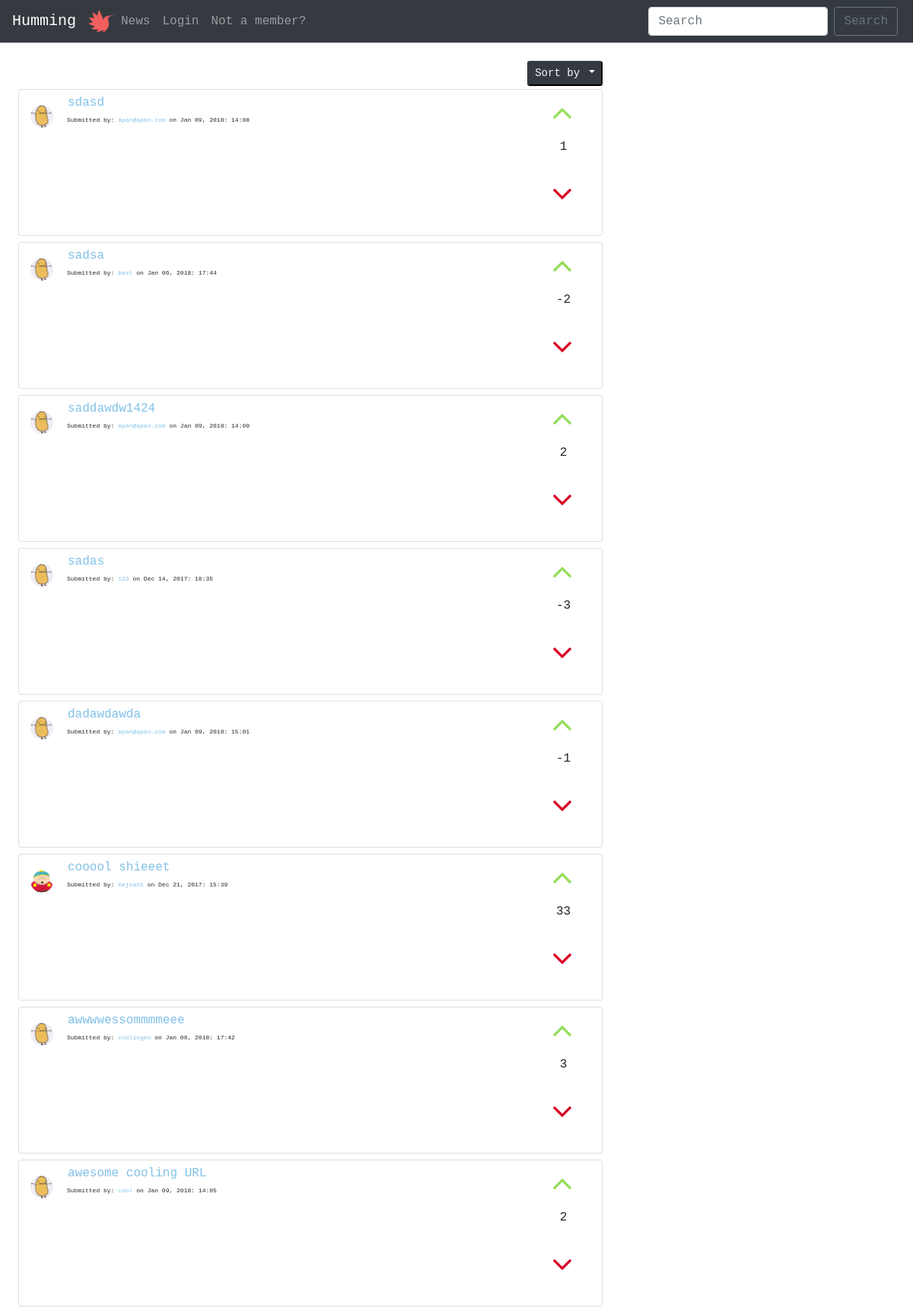
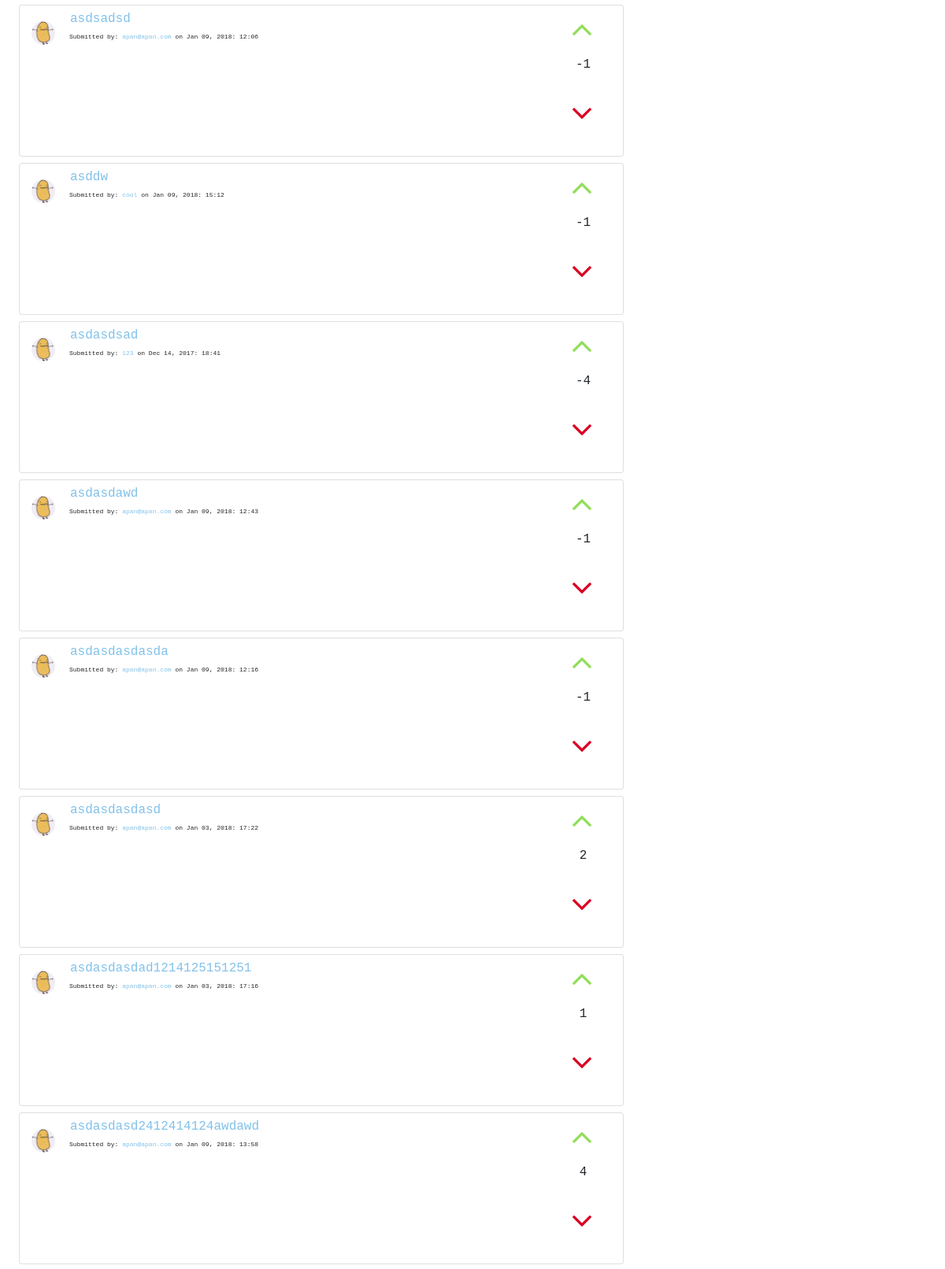
Page /php/sort/alphabetic.php (upper part) on the committed database (2 pictures, top to bottom).
### tables this page shows
CREATE TABLE "posts" (
	`title`	TEXT NOT NULL,
	`description`	TEXT NOT NULL,
	`url`	TEXT,
	`postID`	INTEGER NOT NULL PRIMARY KEY AUTOINCREMENT UNIQUE,
	`postdate`	INTEGER,
	`userID`	INTEGER,
	`voteDir`	INTEGER
);

CREATE TABLE "users" (
	`userID`	INTEGER PRIMARY KEY AUTOINCREMENT,
	`username`	VARCHAR NOT NULL UNIQUE,
	`email`	VARCHAR NOT NULL UNIQUE,
	`password`	VARCHAR NOT NULL,
	`bio`	VARCHAR,
	`picture`	VARCHAR
);

### php/functions.php (called while the page is built, shortened)
<?php
function postsAlphabetic($pdo) {
  $alphabetic =  "SELECT * FROM posts
                  LEFT JOIN users
                  ON posts.userID=users.userID
                  ORDER BY title DESC";
  $statement = $pdo->prepare($alphabetic);
  $statement->execute();
  $resultAlphabetic = $statement->fetchAll(PDO::FETCH_ASSOC);
  return $resultAlphabetic;
}
function voteSum($pdo, $postID) {
  $voteSum =  "SELECT sum(voteDir)
               AS score
               FROM votes
               WHERE postID= :postID";
  $statement = $pdo->prepare($voteSum);
  $statement->bindParam(':postID', $postID, PDO::PARAM_INT);
  $statement->execute();
  $resultvoteSum = $statement->fetch(PDO::FETCH_ASSOC);
  return $resultvoteSum;
}

### php/sort/alphabetic.php (the view, shortened to what this page needs)
<?php require __DIR__.'/../../viewings/header.php'; ?>
<div class="m-4">
  <div class="col-sm-8 p-0">
    <div class="dropdown float-right mb-1 dropdownSize">
      <button class="btn-sm btn-dark text-light dropdown-toggle" type="button" id="dropdownMenu2" data-toggle="dropdown" aria-haspopup="true" aria-expanded="false">
        Sort by
      </button>
    </div>
  </div>
  <?php $alphabetics = postsAlphabetic($pdo) ?>
  <?php foreach($alphabetics as $alphabetic => $value):?>
    <div class="card col-sm-8 mt-2">
      <div class="card-body pl-0 pt-1 pb-1">
        <div class="d-flex flex-column float-right">
          <button class="cursorPointer btn btn-link p-0 upvote mb-1" type="button" name="upvotes" data-dir="1" value="<?php echo $value['postID'] ?>">
            <img class="upvotes" src="/../../images/upvote.png" alt="">
          </button>
          <?php $voteSum = voteSum($pdo, $value['postID'])?>
          <p class="voteSums m-0 p-0 pl-1 text-center" name="voteSums"> <?php echo $voteSum['score'] ?> </p>
          <button class="cursorPointer btn btn-link p-0 m-0 downvote" type="button" name="downvotes" data-dir="-1" value="<?php echo $value['postID'] ?>">
            <img class="downvotes" src="/../../images/downvote.png" alt="">
          </button>
        </div>
          <a href="../php/allProfiles.php?id=<?php echo $value['userID']?>">
          <img class="float-left profilePicSubs mt-3 mr-3 " src=" <?php if(isset($value['picture'])): ?>
          <?php echo "../../profileImages/".$value['picture']; ?>
          <?php else: echo "../../profileImages/potato.jpg"; ?>
          <?php endif; ?>" alt="">
          </a>
        <blockquote class="blockquote mb-0 ml-4 pl-4 ">
          <form action="/commentsform.php" method="GET">
            <button class="btn btn-link m-0 p-0 pb-1 " type="submit" name="id" value="<?php echo $value['postID'] ?>">
              <a class="anchor-color" href="/commentsform.php"><p class="m-0"><?php echo $value['title'];?></p></a>
            </button>
          </form>
          <p class="mb-0 smallfont">
            Submitted by: <a class="anchor-color" href="/php/allProfiles.php?id=<?php echo $value['userID']?>"><?php echo $value['username']?></a> on <?php echo $value['postdate'] ?>
          </p>
        </blockquote>
      </div>
    </div>
  <?php endforeach; ?>
    <?php if (!isset($_SESSION['users'])): ?>
      <label>Want to comment or post a submit?</label><br>
    <?php endif; ?>
  </div>
<?php require __DIR__.'/../../viewings/footer.php'; ?>

### style/main.css (style rules this page uses)
* { font-family: monospace; }
.smallfont { font-size: 8px; }
.profilePicSubs { border-radius: 100px; height: 30px; width: 30px; }
.upvote { height: 55px; width: 35px; }
.downvote { height: 100px; width: 35px; }
.cursorPointer { cursor: pointer; }
.anchor-color { color: #81c1e9; }

### rows in the picture
posts: $value['postID'] 49 (drawn), score "1", title "sdasd", userID.username "apan@apan.com", postdate "Jan 09, 2018: 14:08"
posts: $value['postID'] 41 (drawn), score "-2", title "sadsa", userID.username "bast", postdate "Jan 06, 2018: 17:44"
posts: $value['postID'] 50 (drawn), score "2", title "saddawdw1424", userID.username "apan@apan.com", postdate "Jan 09, 2018: 14:09"
posts: $value['postID'] 4 (drawn), score "-3", title "sadas", userID.username "123", postdate "Dec 14, 2017: 18:35"
posts: $value['postID'] 56 (drawn), score "-1", title "dadawdawda", userID.username "apan@apan.com", postdate "Jan 09, 2018: 15:01"
posts: $value['postID'] 13 (drawn), score "33", userID.picture (picture), title "cooool shieeet", userID.username "hejsan1", postdate "Dec 21, 2017: 15:39"
posts: $value['postID'] 39 (drawn), score "3", title "awwwwessommmmeee", userID.username "coolingen", postdate "Jan 06, 2018: 17:42"
posts: $value['postID'] 48 (drawn), score "2", title "awesome cooling URL", userID.username "cool", postdate "Jan 09, 2018: 14:05"
posts: $value['postID'] 42 (drawn), score "-1", title "asdsadsd", userID.username "apan@apan.com", postdate "Jan 09, 2018: 12:06"
posts: $value['postID'] 57 (drawn), score "-1", title "asddw", userID.username "cool", postdate "Jan 09, 2018: 15:12"
posts: $value['postID'] 6 (drawn), score "-4", title "asdasdsad", userID.username "123", postdate "Dec 14, 2017: 18:41"
posts: $value['postID'] 45 (drawn), score "-1", title "asdasdawd", userID.username "apan@apan.com", postdate "Jan 09, 2018: 12:43"
posts: $value['postID'] 43 (drawn), score "-1", title "asdasdasdasda", userID.username "apan@apan.com", postdate "Jan 09, 2018: 12:16"
posts: $value['postID'] 34 (drawn), score "2", title "asdasdasdasd", userID.username "apan@apan.com", postdate "Jan 03, 2018: 17:22"
posts: $value['postID'] 32 (drawn), score "1", title "asdasdasdad1214125151251", userID.username "apan@apan.com", postdate "Jan 03, 2018: 17:16"
posts: $value['postID'] 47 (drawn), score "4", title "asdasdasd2412414124awdawd", userID.username "apan@apan.com", postdate "Jan 09, 2018: 13:58"
